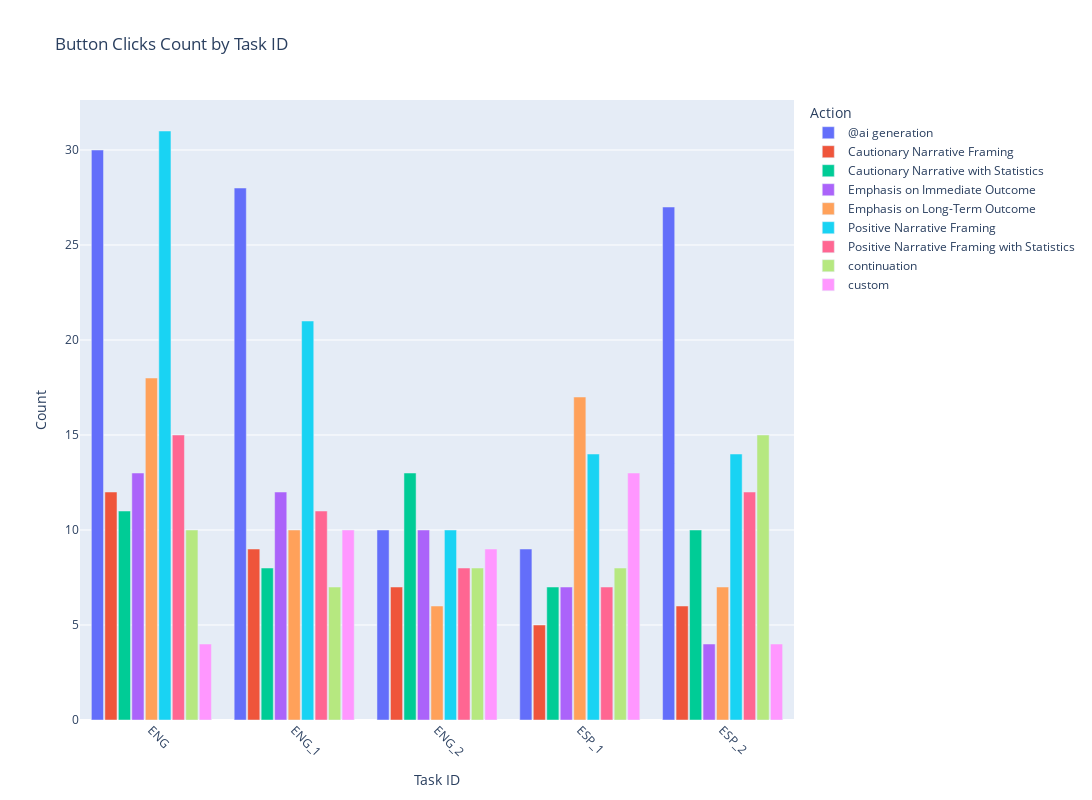

Notebook code for this chart:
### Code cell
fig = px.bar(
    usage_count_grouped, 
    x='task_id', 
    y='count', 
    color='feature_filtered',
    # hover_data={'filtered_action': True, 'count': True, 'filtered_action': True},
    # labels={'task_id': 'Task ID', 'count': 'Count', 'filtered_action': 'Action'},
    title='Button Clicks Count by Task ID',
    
)

# Customize the layout
fig.update_layout(
    xaxis_title='Task ID',
    yaxis_title='Count',
    legend_title='Action',
    barmode='group',
    bargap=0.15,
    bargroupgap=0.1,
    width=1600,
    height=800
)

# Rotate x-axis labels
fig.update_xaxes(tickangle=45)

# Show the plot
fig.show()

### Figure 1 — Plotly figure (JSON) as saved in the notebook; plotly's stock layout.template omitted (floating-point values rounded to 4 significant figures)
{"data": [{"alignmentgroup": "True", "hovertemplate": "feature_filtered=@ai generation<br>task_id=%{x}<br>count=%{y}<extra></extra>", "legendgroup": "@ai generation", "marker": {"color": "#636efa", "pattern": {"shape": ""}}, "name": "@ai generation", "offsetgroup": "@ai generation", "orientation": "v", "showlegend": true, "textposition": "auto", "type": "bar", "x": ["ENG", "ENG_1", "ENG_2", "ESP_1", "ESP_2"], "xaxis": "x", "y": [30, 28, 10, 9, 27], "yaxis": "y"}, {"alignmentgroup": "True", "hovertemplate": "feature_filtered=Cautionary Narrative Framing<br>task_id=%{x}<br>count=%{y}<extra></extra>", "legendgroup": "Cautionary Narrative Framing", "marker": {"color": "#EF553B", "pattern": {"shape": ""}}, "name": "Cautionary Narrative Framing", "offsetgroup": "Cautionary Narrative Framing", "orientation": "v", "showlegend": true, "textposition": "auto", "type": "bar", "x": ["ENG", "ENG_1", "ENG_2", "ESP_1", "ESP_2"], "xaxis": "x", "y": [12, 9, 7, 5, 6], "yaxis": "y"}, {"alignmentgroup": "True", "hovertemplate": "feature_filtered=Cautionary Narrative with Statistics<br>task_id=%{x}<br>count=%{y}<extra></extra>", "legendgroup": "Cautionary Narrative with Statistics", "marker": {"color": "#00cc96", "pattern": {"shape": ""}}, "name": "Cautionary Narrative with Statistics", "offsetgroup": "Cautionary Narrative with Statistics", "orientation": "v", "showlegend": true, "textposition": "auto", "type": "bar", "x": ["ENG", "ENG_1", "ENG_2", "ESP_1", "ESP_2"], "xaxis": "x", "y": [11, 8, 13, 7, 10], "yaxis": "y"}, {"alignmentgroup": "True", "hovertemplate": "feature_filtered=Emphasis on Immediate Outcome<br>task_id=%{x}<br>count=%{y}<extra></extra>", "legendgroup": "Emphasis on Immediate Outcome", "marker": {"color": "#ab63fa", "pattern": {"shape": ""}}, "name": "Emphasis on Immediate Outcome", "offsetgroup": "Emphasis on Immediate Outcome", "orientation": "v", "showlegend": true, "textposition": "auto", "type": "bar", "x": ["ENG", "ENG_1", "ENG_2", "ESP_1", "ESP_2"], "xaxis": "x", "y": [13, 12, 10, 7, 4], "yaxis": "y"}, {"alignmentgroup": "True", "hovertemplate": "feature_filtered=Emphasis on Long-Term Outcome<br>task_id=%{x}<br>count=%{y}<extra></extra>", "legendgroup": "Emphasis on Long-Term Outcome", "marker": {"color": "#FFA15A", "pattern": {"shape": ""}}, "name": "Emphasis on Long-Term Outcome", "offsetgroup": "Emphasis on Long-Term Outcome", "orientation": "v", "showlegend": true, "textposition": "auto", "type": "bar", "x": ["ENG", "ENG_1", "ENG_2", "ESP_1", "ESP_2"], "xaxis": "x", "y": [18, 10, 6, 17, 7], "yaxis": "y"}, {"alignmentgroup": "True", "hovertemplate": "feature_filtered=Positive Narrative Framing<br>task_id=%{x}<br>count=%{y}<extra></extra>", "legendgroup": "Positive Narrative Framing", "marker": {"color": "#19d3f3", "pattern": {"shape": ""}}, "name": "Positive Narrative Framing", "offsetgroup": "Positive Narrative Framing", "orientation": "v", "showlegend": true, "textposition": "auto", "type": "bar", "x": ["ENG", "ENG_1", "ENG_2", "ESP_1", "ESP_2"], "xaxis": "x", "y": [31, 21, 10, 14, 14], "yaxis": "y"}, {"alignmentgroup": "True", "hovertemplate": "feature_filtered=Positive Narrative Framing with Statistics<br>task_id=%{x}<br>count=%{y}<extra></extra>", "legendgroup": "Positive Narrative Framing with Statistics", "marker": {"color": "#FF6692", "pattern": {"shape": ""}}, "name": "Positive Narrative Framing with Statistics", "offsetgroup": "Positive Narrative Framing with Statistics", "orientation": "v", "showlegend": true, "textposition": "auto", "type": "bar", "x": ["ENG", "ENG_1", "ENG_2", "ESP_1", "ESP_2"], "xaxis": "x", "y": [15, 11, 8, 7, 12], "yaxis": "y"}, {"alignmentgroup": "True", "hovertemplate": "feature_filtered=continuation<br>task_id=%{x}<br>count=%{y}<extra></extra>", "legendgroup": "continuation", "marker": {"color": "#B6E880", "pattern": {"shape": ""}}, "name": "continuation", "offsetgroup": "continuation", "orientation": "v", "showlegend": true, "textposition": "auto", "type": "bar", "x": ["ENG", "ENG_1", "ENG_2", "ESP_1", "ESP_2"], "xaxis": "x", "y": [10, 7, 8, 8, 15], "yaxis": "y"}, {"alignmentgroup": "True", "hovertemplate": "feature_filtered=custom<br>task_id=%{x}<br>count=%{y}<extra></extra>", "legendgroup": "custom", "marker": {"color": "#FF97FF", "pattern": {"shape": ""}}, "name": "custom", "offsetgroup": "custom", "orientation": "v", "showlegend": true, "textposition": "auto", "type": "bar", "x": ["ENG", "ENG_1", "ENG_2", "ESP_1", "ESP_2"], "xaxis": "x", "y": [4, 10, 9, 13, 4], "yaxis": "y"}], "layout": {"bargap": 0.15, "bargroupgap": 0.1, "barmode": "group", "height": 800, "legend": {"title": {"text": "Action"}, "tracegroupgap": 0}, "title": {"text": "Button Clicks Count by Task ID"}, "width": 1600, "xaxis": {"anchor": "y", "domain": [0, 1], "tickangle": 45, "title": {"text": "Task ID"}}, "yaxis": {"anchor": "x", "domain": [0, 1], "title": {"text": "Count"}}}}
